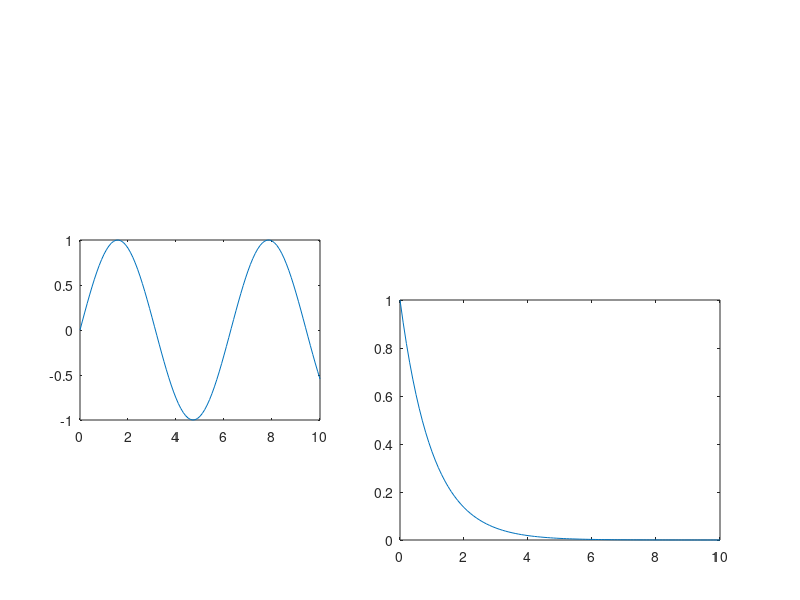

Recreate this plot in MATLAB.
%GuiDm_14:  Illustrates multiple axes.
% Copyright S. Nakamura, 1995
close,h1=figure(1);clf 
set(h1,'Position',[300,300,350,350],...
       'NUmberTitle','off',...
       'Name','GuiDm_14  Using multiple axes')
x=0:0.1:10;
axes('Position',[0.1, 0.3, 0.3, 0.3]);
plot(x,sin(x));
axes('Position',[0.5, 0.1, 0.4, 0.4]);
plot(x,exp(-x))
